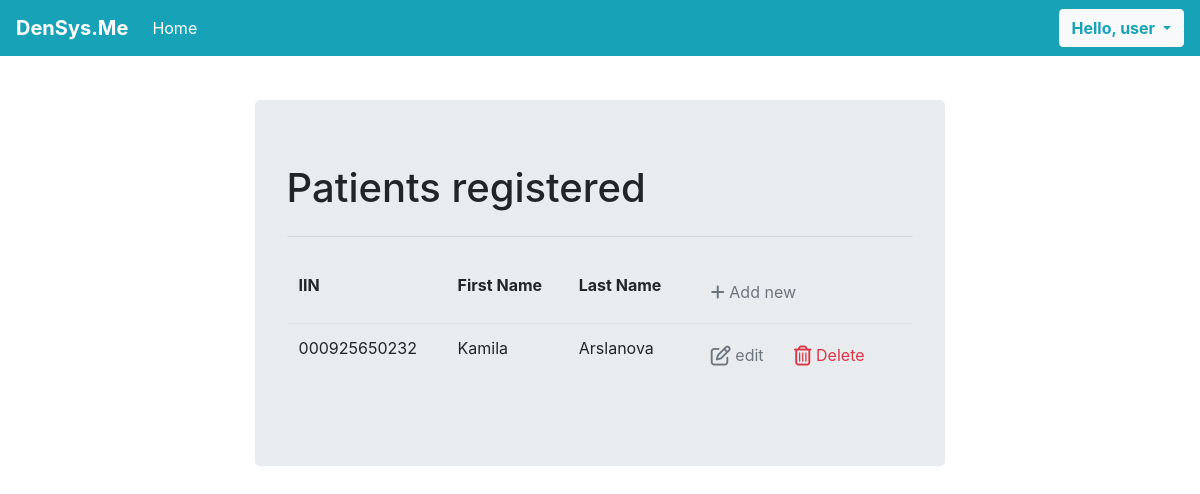
/patient_list/ (signed in), run on the app's committed database.
### sys_base/models.py (models this page shows, shortened)
class Patient(models.Model):
    date_of_birth = models.DateField()
    iin = models.CharField(primary_key=True, max_length = 12, validators = [validators.MinLengthValidator(12), charfield_is_number_validator])
    name = models.CharField(max_length = 30)
    surname = models.CharField(max_length = 30)
    middlename = models.CharField(max_length = 30, blank=True, default='')
    blood_group = models.CharField(max_length = 3) #, validators = [blood_type_validator])
    contact_number = models.CharField(
        max_length = 11,
        validators = [
            validators.RegexValidator(
                "^\\+?\\d{1,4}?[-.\\s]?\\(?\\d{1,3}?\\)?[-.\\s]?\\d{1,4}[-.\\s]?\\d{1,4}[-.\\s]?\\d{1,9}$",
                message = "Incorrect Phone Number"
            ),
            validators.MinLengthValidator(11)
        ]
    )
    email = models.CharField(max_length = 30 ,validators = [validators.EmailValidator])
    address = models.CharField(max_length = 30)
    marital_status = models.CharField(max_length = 30)
    registration_date = models.DateField(auto_now_add = True)

### sys_base/views.py (the view)
# urls.py: path('patient_list/', views.patient_list, name='patient_list'),
@login_required(login_url='login')
def patient_list(request):
    context = {'patient_list':Patient.objects.all()}
    return render(request, "sys_base/patient_list.html", context)

### sys_base/templates/sys_base/patient_list.html (shortened to what this page needs)
{% extends "sys_base/base.html" %}
{% block content %}
<div class="container p-t-5">
    <div class="col-md-10 offset-md-1 mt-5">
      <div class="jumbotron" style="margin-top:100px">
<h1 class="display-8">Patients registered</h1>
<hr class="my-4">
<table class="table table-borderless">
    <thead class="border-bottom font-weight-bold">
        <tr>
            <td>IIN</td>
            <td>First Name</td>
            <td>Last Name</td>
            <td>
                <a href="{% url 'patient_register' %}" class="btn text-secondary px=0">
                    <i class="fas fa-plus"></i> Add new
                </a>
            </td>
        </tr>
    </thead>
    <tbody>
        {% for patient in patient_list %}
            <tr>
                <td>{{patient.iin}}</td>
                <td>{{patient.name}}</td>
                <td>{{patient.surname}}</td>
                <td>
                    <a href="{% url 'patient_update' patient.iin %}" class="btn text-secondary px=0">
                        <i class="far fa-edit fa-lg"></i>
                        edit
                    </a>
                    <form action="{% url 'patient_delete' patient.iin %}" method="post" class="d-inline">
                        <button type="submit" class="btn text-danger">
                            <i class="far fa-trash-alt fa-lg "></i> Delete
                        </button>
                    </form>
                </td>
            </tr>
        {% endfor %}
    </tbody>
</table>
</div>
</div>
</div>
{% endblock content %}

### sys_base/templates/sys_base/base.html (shortened to what this page needs)
<!DOCTYPE html>
<html lang="en">
  <head>
    <link rel="stylesheet" href="https://cdnjs.cloudflare.com/ajax/libs/font-awesome/6.2.1/css/all.min.css" />
    <link rel="stylesheet" href="https://cdn.jsdelivr.net/npm/bootstrap@4.3.1/dist/css/bootstrap.min.css">
  </head>
  <body>
    <nav class="navbar navbar-expand-lg fixed-top navbar-dark bg-info">
      <a class="navbar-brand m-r-3 font-weight-bold" href="{% url 'index' %}">DenSys.Me</a>
      <div class="collapse navbar-collapse" id="navbarMenu">
        <ul class="navbar-nav mr-auto">
          <li class="nav-item active">
            <a class="nav-link" href="{% url 'index' %}">Home </a>
          </li>
        </ul>
        <div class="btn-group">
          {% if request.user.is_authenticated %}
          <button type="button" class="btn btn-light font-weight-bold text-info dropdown-toggle" data-toggle="dropdown" aria-haspopup="true" aria-expanded="false">
            Hello, {{user}}
          </button>
          {% else %}
          <ul class="navbar-nav mr-auto">
            <li class="nav-item active">
              <a class="nav-link" href="{% url 'login' %}">Login</a>
            </li>
          </ul>
          {% endif %}
        </div>
        </div>
    </nav>
    <div class="container">
      <div class="col-md-10 offset-md-1 mt-5">
          {% block content %} {% endblock content %}
      </div>
    </div>
    <script src="https://cdn.jsdelivr.net/npm/bootstrap@4.3.1/dist/js/bootstrap.min.js"></script>  </body>
</html>

### data on the page
Patient: iin "000925650232", name "Kamila", surname "Arslanova"

### other printed values
{{ user }} "user"
